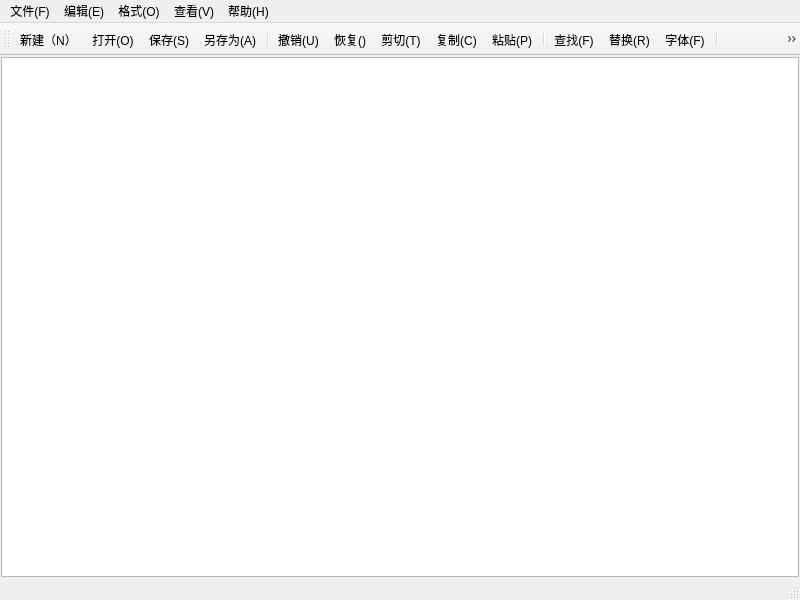
<?xml version="1.0" encoding="UTF-8"?>
<ui version="4.0">
 <class>MainWindow</class>
 <widget class="QMainWindow" name="MainWindow">
  <property name="geometry">
   <rect>
    <x>0</x>
    <y>0</y>
    <width>800</width>
    <height>600</height>
   </rect>
  </property>
  <property name="windowTitle">
   <string>MainWindow</string>
  </property>
  <widget class="QWidget" name="centralwidget">
   <layout class="QVBoxLayout" name="verticalLayout">
    <property name="spacing">
     <number>0</number>
    </property>
    <property name="leftMargin">
     <number>1</number>
    </property>
    <property name="topMargin">
     <number>1</number>
    </property>
    <property name="rightMargin">
     <number>1</number>
    </property>
    <property name="bottomMargin">
     <number>1</number>
    </property>
    <item>
     <widget class="CodeEditor" name="textedit"/>
    </item>
   </layout>
  </widget>
  <widget class="QMenuBar" name="menubar">
   <property name="geometry">
    <rect>
     <x>0</x>
     <y>0</y>
     <width>800</width>
     <height>22</height>
    </rect>
   </property>
   <widget class="QMenu" name="menu">
    <property name="title">
     <string>文件(F)</string>
    </property>
    <addaction name="actionNew"/>
    <addaction name="actionOpen"/>
    <addaction name="actionSave"/>
    <addaction name="actionSaveAs"/>
    <addaction name="separator"/>
    <addaction name="actionExit"/>
   </widget>
   <widget class="QMenu" name="menu_E">
    <property name="title">
     <string>格式(O)</string>
    </property>
    <addaction name="actionWrap"/>
    <addaction name="action_L"/>
    <addaction name="separator"/>
    <addaction name="actionFontColor"/>
    <addaction name="actionBlackFontGroundColor"/>
    <addaction name="actionBlackGroudColor"/>
   </widget>
   <widget class="QMenu" name="menu_V">
    <property name="title">
     <string>查看(V)</string>
    </property>
    <addaction name="actionToolbar"/>
    <addaction name="actionStatusbar"/>
   </widget>
   <widget class="QMenu" name="menu_H">
    <property name="title">
     <string>帮助(H)</string>
    </property>
    <addaction name="actionAbout"/>
   </widget>
   <widget class="QMenu" name="menu_2">
    <property name="title">
     <string>编辑(E)</string>
    </property>
    <addaction name="actionUndo"/>
    <addaction name="actionredo"/>
    <addaction name="actionCut"/>
    <addaction name="actionCopy"/>
    <addaction name="actionPaste"/>
    <addaction name="separator"/>
    <addaction name="actionFind"/>
    <addaction name="actionReplace"/>
    <addaction name="separator"/>
    <addaction name="actionSelectAll"/>
   </widget>
   <addaction name="menu"/>
   <addaction name="menu_2"/>
   <addaction name="menu_E"/>
   <addaction name="menu_V"/>
   <addaction name="menu_H"/>
  </widget>
  <widget class="QStatusBar" name="statusbar"/>
  <widget class="QToolBar" name="toolBar">
   <property name="windowTitle">
    <string>toolBar</string>
   </property>
   <attribute name="toolBarArea">
    <enum>TopToolBarArea</enum>
   </attribute>
   <attribute name="toolBarBreak">
    <bool>false</bool>
   </attribute>
   <addaction name="actionNew"/>
   <addaction name="actionOpen"/>
   <addaction name="actionSave"/>
   <addaction name="actionSaveAs"/>
   <addaction name="separator"/>
   <addaction name="actionUndo"/>
   <addaction name="actionredo"/>
   <addaction name="actionCut"/>
   <addaction name="actionCopy"/>
   <addaction name="actionPaste"/>
   <addaction name="separator"/>
   <addaction name="actionFind"/>
   <addaction name="actionReplace"/>
   <addaction name="actionFont"/>
   <addaction name="separator"/>
   <addaction name="actionWrap"/>
   <addaction name="action_L"/>
   <addaction name="separator"/>
   <addaction name="actionToolbar"/>
   <addaction name="actionStatusbar"/>
  </widget>
  <action name="actionNew">
   <property name="icon">
    <iconset resource="res.qrc">
     <normaloff>:/image/new.png</normaloff>:/image/new.png</iconset>
   </property>
   <property name="text">
    <string>新建（&amp;N）</string>
   </property>
   <property name="toolTip">
    <string>新建</string>
   </property>
   <property name="shortcut">
    <string>Ctrl+N</string>
   </property>
   <property name="menuRole">
    <enum>QAction::MenuRole::NoRole</enum>
   </property>
  </action>
  <action name="actionOpen">
   <property name="icon">
    <iconset resource="res.qrc">
     <normaloff>:/image/open.png</normaloff>:/image/open.png</iconset>
   </property>
   <property name="text">
    <string>打开(&amp;O)</string>
   </property>
   <property name="shortcut">
    <string>Ctrl+O</string>
   </property>
   <property name="menuRole">
    <enum>QAction::MenuRole::NoRole</enum>
   </property>
  </action>
  <action name="actionSave">
   <property name="icon">
    <iconset resource="res.qrc">
     <normaloff>:/image/save.png</normaloff>:/image/save.png</iconset>
   </property>
   <property name="text">
    <string>保存(&amp;S)</string>
   </property>
   <property name="shortcut">
    <string>Ctrl+S</string>
   </property>
   <property name="menuRole">
    <enum>QAction::MenuRole::NoRole</enum>
   </property>
  </action>
  <action name="actionSaveAs">
   <property name="icon">
    <iconset resource="res.qrc">
     <normaloff>:/image/saveas.png</normaloff>:/image/saveas.png</iconset>
   </property>
   <property name="text">
    <string>另存为(&amp;A)</string>
   </property>
   <property name="menuRole">
    <enum>QAction::MenuRole::NoRole</enum>
   </property>
  </action>
  <action name="actionExit">
   <property name="text">
    <string>退出(&amp;X)</string>
   </property>
   <property name="menuRole">
    <enum>QAction::MenuRole::NoRole</enum>
   </property>
  </action>
  <action name="actionUndo">
   <property name="icon">
    <iconset resource="res.qrc">
     <normaloff>:/image/undo.png</normaloff>:/image/undo.png</iconset>
   </property>
   <property name="text">
    <string>撤销(&amp;U)</string>
   </property>
   <property name="shortcut">
    <string>Ctrl+Z</string>
   </property>
   <property name="menuRole">
    <enum>QAction::MenuRole::NoRole</enum>
   </property>
  </action>
  <action name="actionCut">
   <property name="icon">
    <iconset resource="res.qrc">
     <normaloff>:/image/cut.png</normaloff>:/image/cut.png</iconset>
   </property>
   <property name="text">
    <string>剪切(&amp;T)</string>
   </property>
   <property name="shortcut">
    <string>Ctrl+X</string>
   </property>
   <property name="menuRole">
    <enum>QAction::MenuRole::NoRole</enum>
   </property>
  </action>
  <action name="actionCopy">
   <property name="icon">
    <iconset resource="res.qrc">
     <normaloff>:/image/copy.png</normaloff>:/image/copy.png</iconset>
   </property>
   <property name="text">
    <string>复制(&amp;C)</string>
   </property>
   <property name="shortcut">
    <string>Ctrl+C</string>
   </property>
   <property name="menuRole">
    <enum>QAction::MenuRole::NoRole</enum>
   </property>
  </action>
  <action name="actionPaste">
   <property name="icon">
    <iconset resource="res.qrc">
     <normaloff>:/image/paste.png</normaloff>:/image/paste.png</iconset>
   </property>
   <property name="text">
    <string>粘贴(&amp;P)</string>
   </property>
   <property name="shortcut">
    <string>Ctrl+V</string>
   </property>
   <property name="menuRole">
    <enum>QAction::MenuRole::NoRole</enum>
   </property>
  </action>
  <action name="actionFind">
   <property name="icon">
    <iconset resource="res.qrc">
     <normaloff>:/image/find.png</normaloff>:/image/find.png</iconset>
   </property>
   <property name="text">
    <string>查找(&amp;F)</string>
   </property>
   <property name="shortcut">
    <string>Ctrl+F</string>
   </property>
   <property name="menuRole">
    <enum>QAction::MenuRole::NoRole</enum>
   </property>
  </action>
  <action name="actionReplace">
   <property name="icon">
    <iconset resource="res.qrc">
     <normaloff>:/image/replace.png</normaloff>:/image/replace.png</iconset>
   </property>
   <property name="text">
    <string>替换(&amp;R)</string>
   </property>
   <property name="shortcut">
    <string>Ctrl+H</string>
   </property>
   <property name="menuRole">
    <enum>QAction::MenuRole::NoRole</enum>
   </property>
  </action>
  <action name="actionFont">
   <property name="icon">
    <iconset resource="res.qrc">
     <normaloff>:/image/font.png</normaloff>:/image/font.png</iconset>
   </property>
   <property name="text">
    <string>字体(&amp;F)</string>
   </property>
   <property name="menuRole">
    <enum>QAction::MenuRole::NoRole</enum>
   </property>
  </action>
  <action name="actionWrap">
   <property name="checkable">
    <bool>true</bool>
   </property>
   <property name="icon">
    <iconset resource="res.qrc">
     <normaloff>:/image/wrap.png</normaloff>:/image/wrap.png</iconset>
   </property>
   <property name="text">
    <string>自动换行(&amp;W)</string>
   </property>
   <property name="menuRole">
    <enum>QAction::MenuRole::NoRole</enum>
   </property>
  </action>
  <action name="actionToolbar">
   <property name="checkable">
    <bool>true</bool>
   </property>
   <property name="icon">
    <iconset resource="res.qrc">
     <normaloff>:/image/tool.png</normaloff>:/image/tool.png</iconset>
   </property>
   <property name="text">
    <string>工具栏(&amp;T)</string>
   </property>
   <property name="menuRole">
    <enum>QAction::MenuRole::NoRole</enum>
   </property>
  </action>
  <action name="actionStatusbar">
   <property name="checkable">
    <bool>true</bool>
   </property>
   <property name="icon">
    <iconset resource="res.qrc">
     <normaloff>:/image/status.png</normaloff>:/image/status.png</iconset>
   </property>
   <property name="text">
    <string>状态栏(&amp;S)</string>
   </property>
   <property name="menuRole">
    <enum>QAction::MenuRole::NoRole</enum>
   </property>
  </action>
  <action name="actionredo">
   <property name="icon">
    <iconset resource="res.qrc">
     <normaloff>:/image/redo.png</normaloff>:/image/redo.png</iconset>
   </property>
   <property name="text">
    <string>恢复(&amp;)</string>
   </property>
   <property name="shortcut">
    <string>Ctrl+Shift+Z</string>
   </property>
   <property name="menuRole">
    <enum>QAction::MenuRole::NoRole</enum>
   </property>
  </action>
  <action name="actionSelectAll">
   <property name="text">
    <string>全选(&amp;A)</string>
   </property>
   <property name="shortcut">
    <string>Ctrl+A</string>
   </property>
   <property name="menuRole">
    <enum>QAction::MenuRole::NoRole</enum>
   </property>
  </action>
  <action name="actionAbout">
   <property name="text">
    <string>关于(&amp;A)</string>
   </property>
   <property name="menuRole">
    <enum>QAction::MenuRole::NoRole</enum>
   </property>
  </action>
  <action name="action_L">
   <property name="checkable">
    <bool>true</bool>
   </property>
   <property name="icon">
    <iconset resource="res.qrc">
     <normaloff>:/image/linenumber.svg</normaloff>:/image/linenumber.svg</iconset>
   </property>
   <property name="text">
    <string>显示行号(L)</string>
   </property>
   <property name="shortcut">
    <string>Ctrl+L</string>
   </property>
   <property name="menuRole">
    <enum>QAction::MenuRole::NoRole</enum>
   </property>
  </action>
  <action name="actionFontColor">
   <property name="checkable">
    <bool>true</bool>
   </property>
   <property name="text">
    <string>字体颜色</string>
   </property>
   <property name="menuRole">
    <enum>QAction::MenuRole::NoRole</enum>
   </property>
  </action>
  <action name="actionBlackGroudColor">
   <property name="text">
    <string>编辑器背景色</string>
   </property>
   <property name="menuRole">
    <enum>QAction::MenuRole::NoRole</enum>
   </property>
  </action>
  <action name="actionBlackFontGroundColor">
   <property name="text">
    <string>字体背景色</string>
   </property>
   <property name="menuRole">
    <enum>QAction::MenuRole::NoRole</enum>
   </property>
  </action>
 </widget>
 <customwidgets>
  <customwidget>
   <class>CodeEditor</class>
   <extends>QPlainTextEdit</extends>
   <header location="global">CodeEditor.h</header>
  </customwidget>
 </customwidgets>
 <resources>
  <include location="res.qrc"/>
 </resources>
 <connections/>
</ui>
